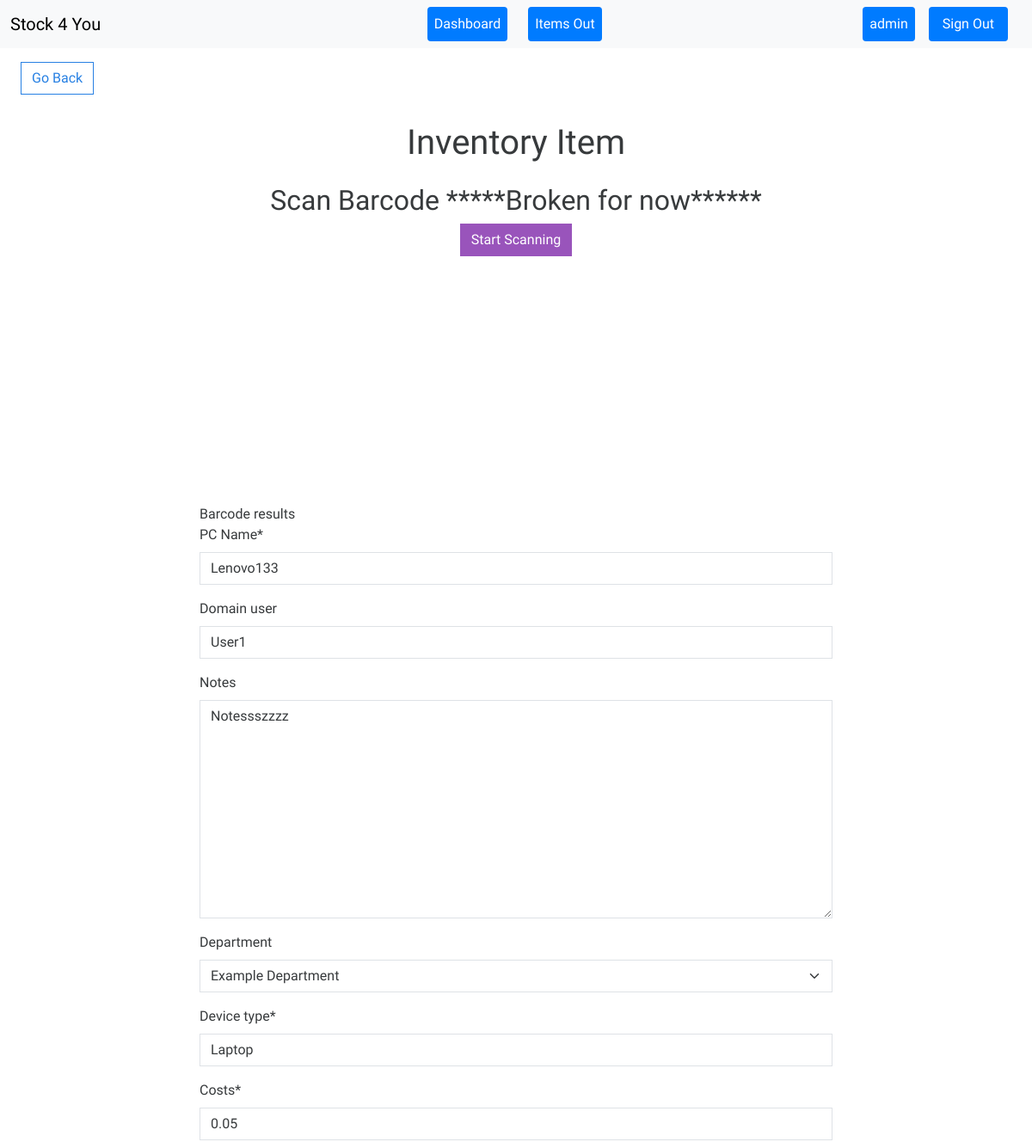
Page /edit-item/1/ (signed in, upper part) on the earlier database version.
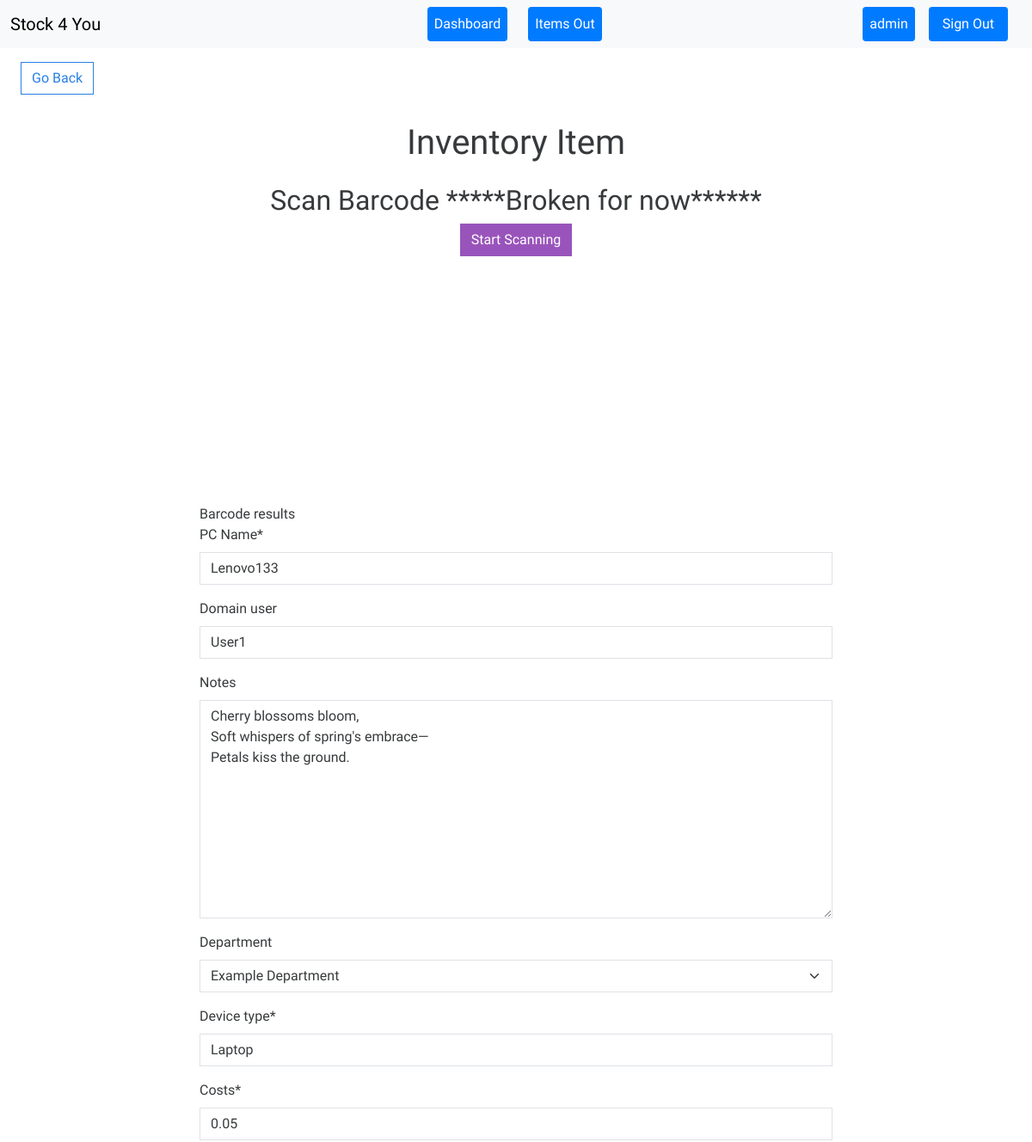
Same page on the later database version.
### inventory/models.py (models this page shows, shortened)
class InventoryItem(models.Model):
    pc_name = models.CharField(max_length=255)
    domain_user = models.CharField(max_length=200, blank=True, null=True)
    user = models.ForeignKey(User, on_delete=models.CASCADE)
    notes = models.TextField(blank=True, default='')
    barcode = models.CharField(max_length=100, null=True, blank=True)
    department = models.ForeignKey(Department, on_delete=models.SET_NULL, null=True, blank=True)
    device_type = models.CharField(max_length=50, default='Laptop')
    category = models.ForeignKey(Category, on_delete=models.CASCADE, null=True)
    costs = models.DecimalField(max_digits=8, decimal_places=2, default=0.00)
    new_computer = models.BooleanField(default=False)
    date_delivered = models.DateTimeField(blank=True, null=True, default=timezone.now)
    is_computer = models.BooleanField(default=False)
    has_dock = models.BooleanField(default=False)
    has_lcd = models.BooleanField(default=False)
    has_lcd2 = models.BooleanField(default=False)
    has_stand = models.BooleanField(default=False)
    has_keyboard = models.BooleanField(default=False)
    has_cd = models.BooleanField(default=False)
    serial_number = models.CharField(max_length=200)
    model_number = models.CharField(max_length=200)
    supplier = models.ForeignKey(Supplier, on_delete=models.SET_NULL, null=True)
    is_checked_out = models.BooleanField(default=False)
    last_checked_out_by = models.ForeignKey(User, related_name='last_checked_out_items', on_delete=models.SET_NULL, null=True, blank=True)
    last_checked_out_at = models.DateTimeField(null=True, blank=True)
    class Meta:
        permissions = [
            ("can_checkout_items", "Can check out items"),
        ]

### inventory/views.py (the view, shortened to what this page needs)
# urls.py: path('edit-item/<int:pk>/', EditItem.as_view(), name='edit-item'),
class EditItem(LoginRequiredMixin, UpdateView):
    model = InventoryItem
    form_class = InventoryItemForm
    template_name = 'inventory/item_form.html'
    success_url = reverse_lazy('dashboard')
    def get_object(self, queryset=None):
        pk = self.kwargs.get('pk')
        return get_object_or_404(InventoryItem, pk=pk, user=self.request.user)

### inventory/forms.py
class InventoryItemForm(forms.ModelForm):
    category = forms.ModelChoiceField(queryset=Category.objects.all(), initial=0)
    department = forms.ModelChoiceField(queryset=Department.objects.all(), required=False)
    supplier = forms.ModelChoiceField(queryset=Supplier.objects.all(), required=False)
    pc_name = forms.CharField(label='PC Name')
    class Meta:
        model = InventoryItem
        fields = [
            'pc_name', 'domain_user', 'notes', 'department', 'device_type',
            'costs', 'date_delivered', 'serial_number', 'model_number', 'supplier',
            'category', 'is_computer', 'new_computer', 'has_dock', 'has_lcd', 'has_lcd2',
            'has_stand', 'has_keyboard', 'has_cd', 'last_checked_out_at'
        ]

### inventory/models.py (called while the page is built)
    def __str__(self):
        return self.name

    def __str__(self):
        return self.department

    def __str__(self):
        return self.name

### inventory/templates/inventory/item_form.html (shortened to what this page needs)
{% extends 'inventory/base.html' %}
{% load crispy_forms_tags %}
{% load static %}
{% block content %}
<a href="{% url 'dashboard' %}" class="btn btn-outline-primary my-3 mx-4">Go Back</a>
<div class="container mt-3">
    <div class="text-center mb-4">
        <h1>Inventory Item</h1>
    </div>
    <div class="row justify-content-center">
        <div class="col-12 text-center">
            <h2>Scan Barcode *****Broken for now******</h2>
            <button id="startScan" class="btn btn-info">Start Scanning</button>
            <div id="scanner-container" style="width: 100%; width: 640; height: 280px;"></div>
        </div>
    </div>
    <div class="row justify-content-center">
        <div class="col-md-8">
            <div id="input-box-section">
                <div id="barcodeResult" class="mt-2">Barcode results</div>
                <form method="POST" id="itemForm">
                    {{ form|crispy }}
                </form>
            </div>
        </div>
    </div>
</div>
{% endblock content %}

Differences in the rows shown:
changed InventoryItem "Lenovo133": notes "Notessszzzz" → "Cherry blossoms bloom, Soft whispers of spring's embrace— Petals kiss the ground."
